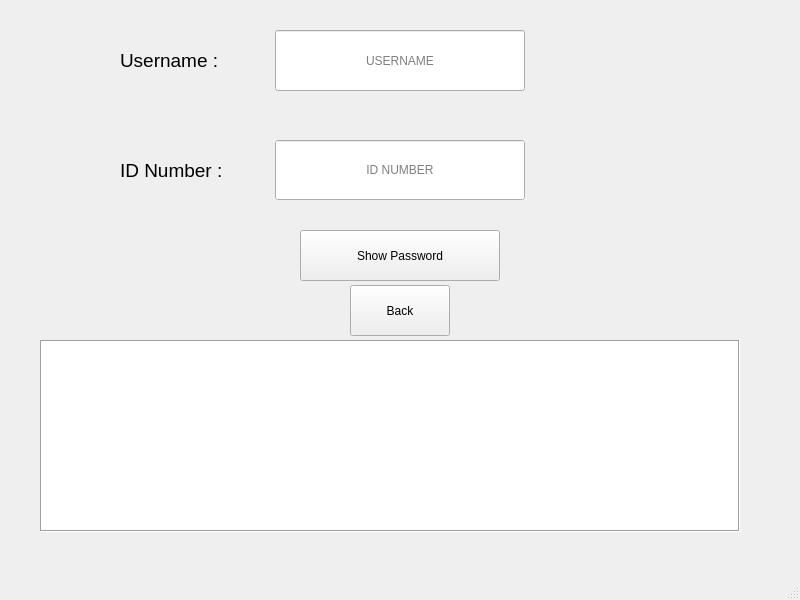
<?xml version="1.0" encoding="UTF-8"?>
<ui version="4.0">
 <class>MainWindow</class>
 <widget class="QMainWindow" name="MainWindow">
  <property name="geometry">
   <rect>
    <x>0</x>
    <y>0</y>
    <width>800</width>
    <height>600</height>
   </rect>
  </property>
  <property name="windowTitle">
   <string>MainWindow</string>
  </property>
  <widget class="QWidget" name="centralwidget">
   <widget class="QLineEdit" name="IDNum">
    <property name="geometry">
     <rect>
      <x>275</x>
      <y>140</y>
      <width>250</width>
      <height>60</height>
     </rect>
    </property>
    <property name="font">
     <font>
      <weight>50</weight>
      <bold>false</bold>
     </font>
    </property>
    <property name="autoFillBackground">
     <bool>true</bool>
    </property>
    <property name="text">
     <string/>
    </property>
    <property name="echoMode">
     <enum>QLineEdit::Normal</enum>
    </property>
    <property name="alignment">
     <set>Qt::AlignCenter</set>
    </property>
    <property name="placeholderText">
     <string>ID NUMBER</string>
    </property>
   </widget>
   <widget class="QLineEdit" name="Useraame">
    <property name="geometry">
     <rect>
      <x>275</x>
      <y>30</y>
      <width>250</width>
      <height>61</height>
     </rect>
    </property>
    <property name="inputMask">
     <string/>
    </property>
    <property name="text">
     <string/>
    </property>
    <property name="alignment">
     <set>Qt::AlignCenter</set>
    </property>
    <property name="placeholderText">
     <string>USERNAME</string>
    </property>
    <property name="cursorMoveStyle">
     <enum>Qt::VisualMoveStyle</enum>
    </property>
   </widget>
   <widget class="QPushButton" name="showPass">
    <property name="geometry">
     <rect>
      <x>300</x>
      <y>230</y>
      <width>200</width>
      <height>51</height>
     </rect>
    </property>
    <property name="text">
     <string>Show Password</string>
    </property>
    <property name="default">
     <bool>false</bool>
    </property>
   </widget>
   <widget class="QTextBrowser" name="logger">
    <property name="geometry">
     <rect>
      <x>40</x>
      <y>340</y>
      <width>700</width>
      <height>192</height>
     </rect>
    </property>
    <property name="frameShape">
     <enum>QFrame::Box</enum>
    </property>
   </widget>
   <widget class="QLabel" name="ID_label">
    <property name="geometry">
     <rect>
      <x>120</x>
      <y>150</y>
      <width>131</width>
      <height>41</height>
     </rect>
    </property>
    <property name="text">
     <string>&lt;html&gt;&lt;head/&gt;&lt;body&gt;&lt;p&gt;&lt;span style=&quot; font-size:14pt;&quot;&gt;ID Number :&lt;/span&gt;&lt;/p&gt;&lt;/body&gt;&lt;/html&gt;</string>
    </property>
   </widget>
   <widget class="QLabel" name="user_label">
    <property name="geometry">
     <rect>
      <x>120</x>
      <y>40</y>
      <width>121</width>
      <height>41</height>
     </rect>
    </property>
    <property name="text">
     <string>&lt;html&gt;&lt;head/&gt;&lt;body&gt;&lt;p&gt;&lt;span style=&quot; font-size:14pt;&quot;&gt;Username :&lt;/span&gt;&lt;/p&gt;&lt;/body&gt;&lt;/html&gt;</string>
    </property>
   </widget>
   <widget class="QPushButton" name="back">
    <property name="geometry">
     <rect>
      <x>350</x>
      <y>285</y>
      <width>100</width>
      <height>51</height>
     </rect>
    </property>
    <property name="text">
     <string>Back</string>
    </property>
    <property name="default">
     <bool>false</bool>
    </property>
   </widget>
  </widget>
  <widget class="QMenuBar" name="menubar">
   <property name="geometry">
    <rect>
     <x>0</x>
     <y>0</y>
     <width>800</width>
     <height>26</height>
    </rect>
   </property>
  </widget>
  <widget class="QStatusBar" name="statusbar"/>
 </widget>
 <resources/>
 <connections>
  <connection>
   <sender>showPass</sender>
   <signal>clicked()</signal>
   <receiver>MainWindow</receiver>
   <slot>deleteLater()</slot>
   <hints>
    <hint type="sourcelabel">
     <x>399</x>
     <y>281</y>
    </hint>
    <hint type="destinationlabel">
     <x>399</x>
     <y>299</y>
    </hint>
   </hints>
  </connection>
  <connection>
   <sender>back</sender>
   <signal>clicked()</signal>
   <receiver>MainWindow</receiver>
   <slot>deleteLater()</slot>
   <hints>
    <hint type="sourcelabel">
     <x>419</x>
     <y>281</y>
    </hint>
    <hint type="destinationlabel">
     <x>399</x>
     <y>299</y>
    </hint>
   </hints>
  </connection>
 </connections>
</ui>
